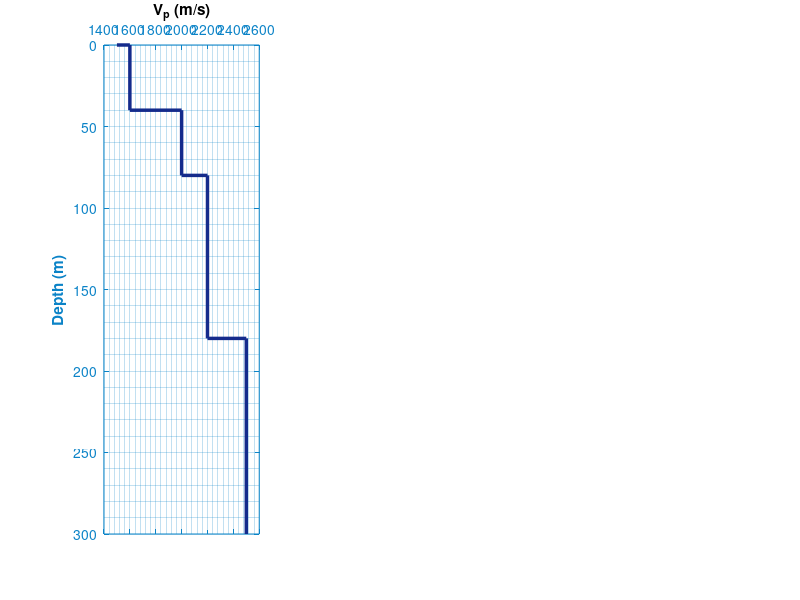

This figure's MATLAB source: (Note: this script raises an error after producing the figure.)
% model.m
% april 2022 , M. Youssof
%==========================================================================================
% MAIN PROGRAM
%==========================================================================================
clc; clear all; close all;
format short g
%============================================================================================
% Define Geometry
%============================================================================================
fprintf('---> Defining the interfaces ...\n');
% Input geometry
xmin = 0; xmax = 3000;
zmin = 0; zmax = 300;
% Make strata layer
zlayer = [0;40; 80;180;300];%;450;630;800;1050;1200;1400;1620;1820;2000];
nlayer = length(zlayer);
layer = 1:1:nlayer;
thick = abs(diff(zlayer));
x = [xmin xmax]; z = [zlayer zlayer];
dg = 10;
xx = xmin:dg:xmax; nx = length(xx);
zz = repmat(zlayer,1,nx);
fprintf(' Geometry has been defined...[OK]\n');
%============================================================================================
% Source-Receiver Groups
%============================================================================================
fprintf('---> Setting source-receiver configuration ...\n');
% Receiver Interval
dr = 20;

% Front Spread Configuration
% Source
xs = [xmin fix((xmax-xmin)/2) xmax];
zs = [0 0 0];
ns = length(xs);
% Receiver
xr = [xmin+dr:dr:fix((xmax-xmin)/2)-dr fix((xmax-xmin)/2)+dr:dr:xmax-dr];
zr = zeros(length(xr));
nr = length(xr);

nray = ns*nr;
fprintf(' Source-Receiver Groups have been setted...[OK]\n');
%============================================================================================
% Create Elastic Parameter
%============================================================================================
fprintf('---> Creating elastic parameter ...\n');
% Create synthetic Vp, Vs, and Density
vlayer = [1500;1600;2000;2200;2500];%;2400;2700;3150;2950;3440;3750;4000;4350;4600]; % Velocity
vlayer = vlayer(1:length(zlayer));
vel = [vlayer vlayer];
vp = vlayer; % P wave velocity
vs = (vp-1360)./1.16; % S wave velocity based on Castagna's rule
ro = 0.31.*(vp).^0.25; % Density based on Gardner's rule
pois = (vs.^2-0.5*vp.^2)./(vs.^2-vp.^2); % Poisson ratio
fprintf(' No.Layer Depth(m) Vp(m/s) Vs(m/s) Density(kg/m^3) Poisson Ratio \n');
disp([layer' zlayer vp vs ro pois]);
fprintf(' Elastic parameters have been created...[OK]\n');
figure;
set(gcf,'color','white');
% Plot P wave velocity
subplot(1,3,1);
stairs(vp,zlayer,'LineWidth',2.5,'Color',[0.07843 0.1686 0.549]);
ylabel('Depth (m)','FontWeight','bold','Color','black');
title('V_{p} (m/s)','FontWeight','bold');
set(gca,'XMinorGrid','on','YMinorGrid','on','YDir','reverse','YColor',[0.04314 0.5176 0.7804],...
'XAxisLocation','top','XColor',[0.04314 0.5176 0.7804],'MinorGridLineStyle','-','FontWeight',...
'demi','FontAngle','italic');
% Plot S wave velocity
subplot(1,3,2);
stairs(vs,zlayer,'LineWidth',2.5,'Color',[1 0 0]);
title('V_{s} (m/s)','FontWeight','bold');
set(gca,'XMinorGrid','on','YMinorGrid','on','YDir','reverse','YColor',[0.04314 0.5176 0.7804],...
'XAxisLocation','top','XColor',[0.04314 0.5176 0.7804],'MinorGridLineStyle','-','FontWeight',...
'demi','FontAngle','italic');
% Plot Density
subplot(1,3,3);
stairs(ro,zlayer,'LineWidth',2.5,'Color',[0.07059 0.6392 0.07059]);
title('Density (kg/m^3)','FontWeight','bold');
set(gca,'XMinorGrid','on','YMinorGrid','on','YDir','reverse','YColor',[0.04314 0.5176 0.7804],...
'XAxisLocation','top','XColor',[0.04314 0.5176 0.7804],'MinorGridLineStyle','-','FontWeight',...
'demi','FontAngle','italic');
% Plot Geology Model
figure;
set(gcf,'color','white');
%mohammad color = load('mycmap.txt');

color = colormap(copper); colorbar ('horz');

pcolor(xx,zz,repmat(vlayer,1,nx)); shading flat; hold on
colormap(color); colorbar ('horz');
axis([0 xmax zmin-0.03*zmax zmax])
set(gca,'YDir','reverse','XaxisLocation','bottom',....
'Ytick',zlayer,'FontWeight','demi','PlotBoxAspectRatioMode','Manual',...
'PlotBoxAspectRatio',[2.4 1.2 1],'Position',[0.04 0.30 0.90 0.60]);
% Plot Source-Receiver Group
plot(xs,zs,'r*','markersize',12); hold on
plot(xr,zr,'sk','markersize',4,'markerfacecolor','c'); hold on
xlabel('Velocity (m/s)','FontWeight','bold','Color','black');
ylabel('Depth (m)','FontWeight','bold','Color','black');
%============================================================================================
% Run Ray Tracing
%============================================================================================
fprintf('---> Starting ray tracing ...\n');
wat = waitbar(0,'Raytracing is being processed, please wait...');
%============================================================================================
xoff = [];

shuttleVideo = VideoReader('shuttle.avi');
workingDir = tempname;
mkdir(workingDir)
mkdir(workingDir,'images')

% Loop over for number of sources
tic
for i=1:ns
% Loop over for number of receiver
for j=1:nr
%====================================================================================
% Loop over for number of layer
for k=1:nlayer
%=====================================================================================
% Declare reflection boundary
if and(zr(j) < zlayer(k),zs(i) < zlayer(k))
zm = zz(k,:); zf = min(zm)- 100000*eps;
% Downgoing path
d = find(zlayer > zs(i));
if(isempty(d)); sdown = length(zlayer); else sdown = d(1)-1; end
d = find(zlayer > zf);
if(isempty(d)); edown = length(zlayer); else edown = d(1)-1; end
zd = [zs(i);zlayer(sdown+1:edown)]; nd = length(zd);
% Upgoing path
u = find(zlayer > zr(j));
if(isempty(u)); sup = length(zlayer); else sup = u(1)-1; end
u = find(zlayer > zf);
if(isempty(u)); eup = length(zlayer); else eup = u(1)-1; end
zu = [zr(j);zlayer(sup+1:eup+1)]; nu = length(zu);
zn = [zd;(flipud(zu))]; nrefl = length(zn)-1;
%=================================================================================
% Declare elastic parameter
% Downgoing elastic parameter
vpd = [vp(sdown:edown);vp(edown)];
vsd = [vs(sdown:edown);vs(edown)];
rod = [ro(sdown:edown);ro(edown)];
% Upgoing elastic parameter
vpu = [vp(sup:eup);vp(eup)];
vsu = [vs(sup:eup);vs(eup)];
rou = [ro(sup:eup);ro(eup)];
% Combine model elastic parameter
vpp = [vpd(1:end-1);flipud(vpu(1:end-1))];
vss = [vsd(1:end-1);flipud(vsu(1:end-1))];
vps = [vpd(1:end-1);flipud(vsu(1:end-1))];
rho = [rod(1:end-1);flipud(rou(1:end-1))];
%=================================================================================
% Start Raytracing (P-P, S-S, or P-S mode)
ops = 1; % ops=1 for PP mode; ops=2 for PS mode
[xh,zh,vh,pp,teta,time] = shooting(vpp,vps,zn,xx,xs(i),xr(j),ops);
theta = abs(teta); twt(k,j,i) = time;
% Plot Ray
if ops == 1
plot(xh,zh,'k-');
title('Seismic Raytracing (P-P mode)','FontWeight','bold');
elseif ops == 2
xd = xh(1:nd+1); xu = xh(nd+1:end);
zd = zh(1:nd+1); zu = zh(nd+1:end);
plot(xd,zd,'k-',xu,zu,'r-');
title('Seismic Raytracing (P-S mode)','FontWeight','bold');
end
%=================================================================================
% Compute Reflection Coefficient (Downgoing-Upgoing)
for c=1:nrefl-1
% Reflection Coefficient of Zoeppritz Approximation
[rc1,teta] = zoeppritz(pp,theta(c),vpp(c),vss(c),rho(c),theta(c+1),...
vpp(c+1),vss(c+1),rho(c+1),ops);
rcz(c,j,i) = rc1;
% Reflection Coefficient of Shuey Approximation
[A,B,rc2,teta] = shuey(theta(c),vpp(c),vss(c),rho(c),theta(c+1),...
vpp(c+1),vss(c+1),rho(c+1),ops);
rcs(c,j,i) = rc2; AA(c,j,i) = A; BB(c,j,i) = B;
% Reflection Coefficient of Thomsen Approximation
[rc3,teta] = thomsen(theta(c),vpp(c),vss(c),rho(c),theta(c+1),...
vpp(c+1),vss(c+1),rho(c+1));
rct(c,j,i) = rc3;
angle(c,j,i) = teta.*(180/pi);
end
%====================================================================================
end
end % for horizon/reflector end
xoff = [xoff xr(j)];
waitbar(j/nray,wat)

 %imwrite(x,sprintf('%d.pdf',j))

% 
%  while hasFrame(shuttleVideo)
%    img = readFrame(shuttleVideo);
%    filename = [sprintf('%03d',j) '.jpg'];
%    fullname = fullfile(workingDir,'images',filename);
%    imwrite(img,fullname)    % Write out to a JPEG file (img1.jpg, img2.jpg, etc.)
%    j = j+1;
%  end
% 
%  imageNames = dir(fullfile(workingDir,'images','*.jpg'));
% imageNames = {imageNames.name}';
% 
% 
% outputVideo = VideoWriter(fullfile(workingDir,'shuttle_out.avi'));
% outputVideo.FrameRate = shuttleVideo.FrameRate;
% open(outputVideo)
end % for receiver end
% Save Data
save(['time_shot',num2str(i),'.mat'],'twt');
save(['reflz_shot',num2str(i),'.mat'],'rcz');
save(['refls_shot',num2str(i),'.mat'],'rcs');
save(['reflt_shot',num2str(i),'.mat'],'rct');
save(['teta_shot',num2str(i),'.mat'],'angle');
save(['intercept_shot',num2str(i),'.mat'],'AA');
save(['gradient_shot',num2str(i),'.mat'],'BB');
% 
% 
% for i=1:10
    imwrite(x,sprintf('%d.jpg',i))
% end;
waitbar(i/ns,wat)
end % for sources end

close(wat);
toc
fprintf(' Ray tracing has succesfully finished...[OK]\n');
xx = repmat(xr,nlayer,1);